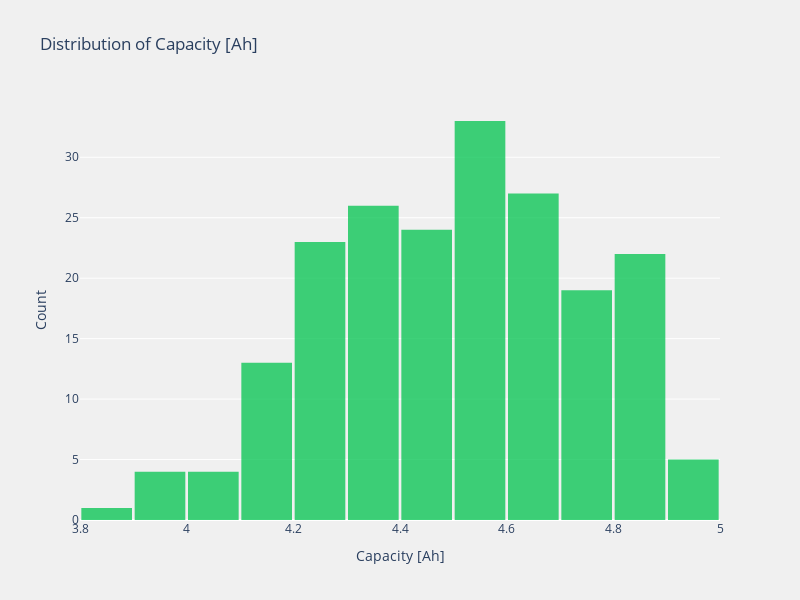

Notebook code cell kept with this figure:
### Markdown cell above
Lets see how the variations have effected the cell capacity.

This could be rather important if you have an absolute minimum capacity required for your system.  We might find, using this analysis, that some expected manufacturing variations will result in cell capacities that are below our minimum, which would cause a problem at the system level.

### Code cell
fig = mc.plot_capacity_histogram(var_kpis, bins=15)
fig.show()

### Figure 1 — Plotly figure (JSON) as saved in the notebook; plotly's stock layout.template omitted (floating-point values rounded to 4 significant figures; data arrays with more than 128 entries replaced by an {"elided": "..."} marker saying what was removed)
{"data": [{"marker": {"color": "#00c34e"}, "nbinsx": 15, "opacity": 0.75, "type": "histogram", "x": {"elided": "201 float values"}}], "layout": {"bargap": 0.05, "height": 600, "paper_bgcolor": "rgba(240,240,240,1)", "plot_bgcolor": "rgba(240,240,240,1)", "title": {"text": "Distribution of Capacity [Ah]"}, "width": 800, "xaxis": {"title": {"text": "Capacity [Ah]"}}, "yaxis": {"title": {"text": "Count"}}}}
